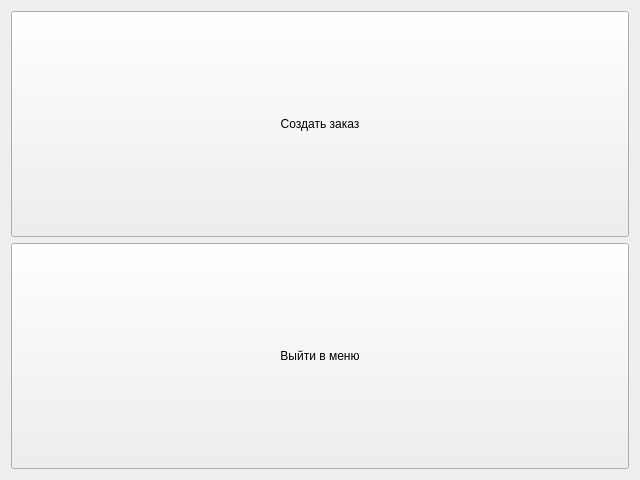
<?xml version="1.0" encoding="UTF-8"?>
<ui version="4.0">
 <class>ClientWindow</class>
 <widget class="QWidget" name="ClientWindow">
  <property name="geometry">
   <rect>
    <x>0</x>
    <y>0</y>
    <width>640</width>
    <height>480</height>
   </rect>
  </property>
  <property name="windowTitle">
   <string>Меню клиента</string>
  </property>
  <layout class="QVBoxLayout" name="verticalLayout">
   <item>
    <widget class="QPushButton" name="pushButton">
     <property name="sizePolicy">
      <sizepolicy hsizetype="Minimum" vsizetype="Preferred">
       <horstretch>0</horstretch>
       <verstretch>0</verstretch>
      </sizepolicy>
     </property>
     <property name="text">
      <string>Создать заказ</string>
     </property>
    </widget>
   </item>
   <item>
    <widget class="QPushButton" name="pushButton_2">
     <property name="sizePolicy">
      <sizepolicy hsizetype="Minimum" vsizetype="Preferred">
       <horstretch>0</horstretch>
       <verstretch>0</verstretch>
      </sizepolicy>
     </property>
     <property name="text">
      <string>Выйти в меню</string>
     </property>
    </widget>
   </item>
  </layout>
 </widget>
 <resources/>
 <connections/>
</ui>
